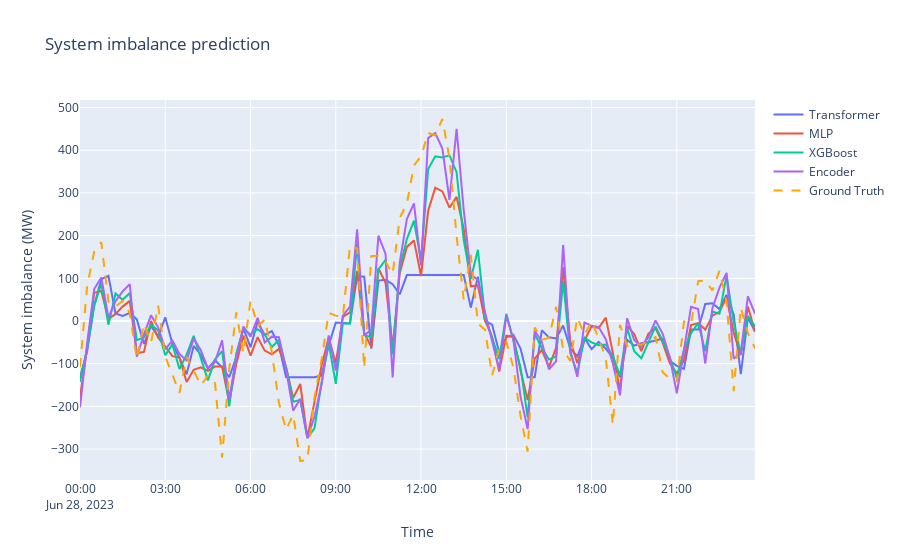

The cell this chart's notebook holds for it:
### Code cell
# unpickled_data['encoder_test_res.pkl']['preds'][0].squeeze().cpu()

fig = go.Figure()
fig.add_trace(go.Scatter(x=x, y=unpickled_data['transformer_nfl_test_res.pkl']['preds'][start_ind:end_ind, 0].squeeze().cpu(), mode='lines', name=f'Transformer'))
fig.add_trace(go.Scatter(x=x, y=unpickled_data['mlp_nfl_test_res.pkl']['preds'][0][start_ind:end_ind].squeeze().cpu(), mode='lines', name=f'MLP'))
fig.add_trace(go.Scatter(x=x, y=unpickled_data['xgboost_nfl_test_res.pkl']['preds'][0][start_ind:end_ind].squeeze(), mode='lines', name=f'XGBoost'))
fig.add_trace(go.Scatter(x=x, y=unpickled_data['encoder_test_res.pkl']['preds'][0][start_ind:end_ind].squeeze().cpu(), mode='lines', name=f'Encoder'))

fig.add_trace(go.Scatter(x=x, y=unpickled_data['encoder_test_res.pkl']['gt'][0][start_ind:end_ind].squeeze().cpu(), mode='lines', name='Ground Truth', line=dict(dash='dash', color='orange')))

# Edit the layout
fig.update_layout(title='System imbalance prediction',
                   xaxis_title='Time',
                   yaxis_title='System imbalance (MW)')

# Show plot
fig.show(config={'staticPlot': True})
pio.write_image(fig, 'predicitons_nfl.pdf')
